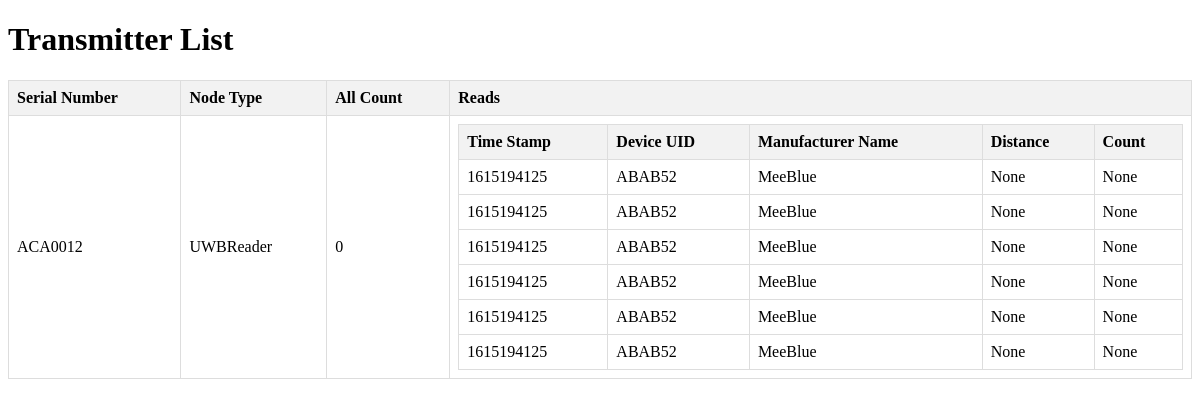
The app's page /, older data.
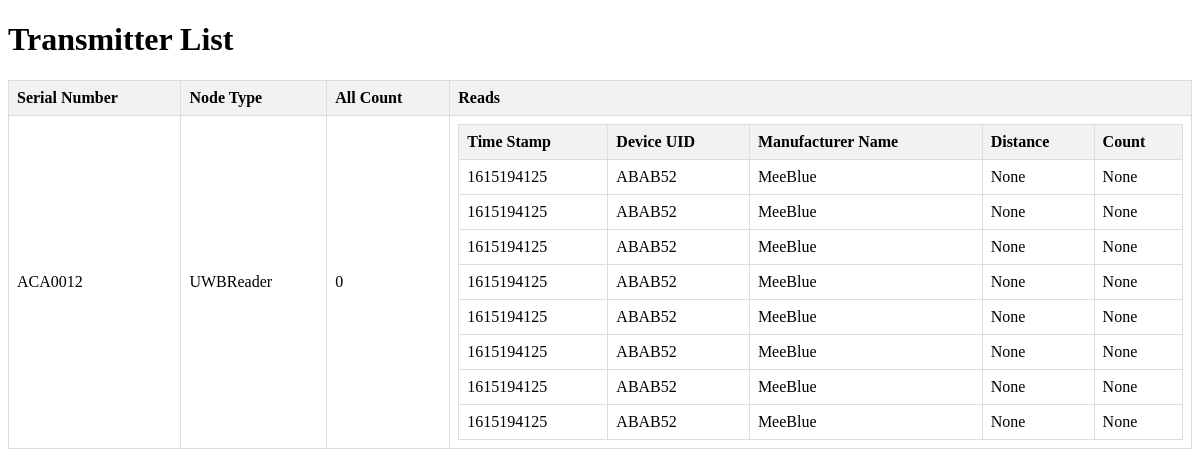
The same page, newer data.
### ice/models.py (models this page shows)
class Transmitter(models.Model):
    transmitterSerialNumber = models.CharField(max_length=20)
    nodeType = models.CharField(max_length=20)
    allCount = models.IntegerField(null=True, blank=True)

class Read(models.Model):
    transmitter = models.ForeignKey(Transmitter, related_name='reads', on_delete=models.CASCADE)
    timeStampUTC = models.CharField(max_length=20)
    deviceUID = models.CharField(max_length=20)
    manufacturerName = models.CharField(max_length=100)
    distance = models.IntegerField(null=True, blank=True)
    count = models.IntegerField(null=True, blank=True)

### ice/views.py (the view)
# urls.py: path('', views.transmitter_list),
def transmitter_list(request):
    transmitters = Transmitter.objects.all()
    return render(request, 'ViewPage.html', {'transmitters': transmitters})

### templates/ViewPage.html (shortened to what this page needs)
<!DOCTYPE html>
<html lang="en">
<head>
</head>
<body>
    <h1>Transmitter List</h1>
    <table>
        <thead>
            <tr>
                <th>Serial Number</th>
                <th>Node Type</th>
                <th>All Count</th>
                <th>Reads</th>
            </tr>
        </thead>
        <tbody>
            {% for transmitter in transmitters %}
            <tr>
                <td>{{ transmitter.transmitterSerialNumber }}</td>
                <td>{{ transmitter.nodeType }}</td>
                <td>{{ transmitter.allCount }}</td>
                <td>
                    <table>
                        <thead>
                            <tr>
                                <th>Time Stamp</th>
                                <th>Device UID</th>
                                <th>Manufacturer Name</th>
                                <th>Distance</th>
                                <th>Count</th>
                            </tr>
                        </thead>
                        <tbody>
                            {% for read in transmitter.reads.all %}
                            <tr>
                                <td>{{ read.timeStampUTC }}</td>
                                <td>{{ read.deviceUID }}</td>
                                <td>{{ read.manufacturerName }}</td>
                                <td>{{ read.distance }}</td>
                                <td>{{ read.count }}</td>
                            </tr>
                            {% endfor %}
                        </tbody>
                    </table>
                </td>
            </tr>
            {% endfor %}
        </tbody>
    </table>
</body>
</html>

Row changes from the older to the newer data that the page shows:
added Read: timeStampUTC "1615194125", deviceUID "ABAB52", manufacturerName "MeeBlue", distance "None", count "None"
added Read: timeStampUTC "1615194125", deviceUID "ABAB52", manufacturerName "MeeBlue", distance "None", count "None"
